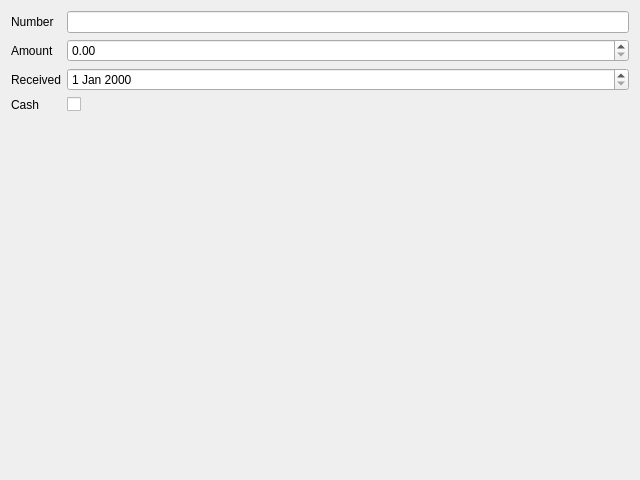
<?xml version="1.0" encoding="UTF-8"?>
<ui version="4.0">
 <class>ReceiptDialog</class>
 <widget class="QDialog" name="ReceiptDialog">
  <property name="geometry">
   <rect>
    <x>0</x>
    <y>0</y>
    <width>640</width>
    <height>480</height>
   </rect>
  </property>
  <property name="windowTitle">
   <string>Receipt</string>
  </property>
  <layout class="QFormLayout" name="formLayout">
   <item row="0" column="0">
    <widget class="QLabel" name="label_numberEdit">
     <property name="text">
      <string>Number</string>
     </property>
     <property name="buddy">
      <cstring>numberEdit</cstring>
     </property>
    </widget>
   </item>
   <item row="0" column="1">
    <widget class="QLineEdit" name="numberEdit"/>
   </item>
   <item row="1" column="0">
    <widget class="QLabel" name="label_amountEdit">
     <property name="text">
      <string>Amount</string>
     </property>
     <property name="buddy">
      <cstring>amountEdit</cstring>
     </property>
    </widget>
   </item>
   <item row="1" column="1">
    <widget class="QDoubleSpinBox" name="amountEdit"/>
   </item>
   <item row="2" column="0">
    <widget class="QLabel" name="label_receivedEdit">
     <property name="text">
      <string>Received</string>
     </property>
     <property name="buddy">
      <cstring>receivedEdit</cstring>
     </property>
    </widget>
   </item>
   <item row="2" column="1">
    <widget class="QDateEdit" name="receivedEdit"/>
   </item>
   <item row="3" column="0">
    <widget class="QLabel" name="label_cashCheck">
     <property name="text">
      <string>Cash</string>
     </property>
     <property name="buddy">
      <cstring>cashCheck</cstring>
     </property>
    </widget>
   </item>
   <item row="3" column="1">
    <widget class="QCheckBox" name="cashCheck"/>
   </item>
  </layout>
 </widget>
 <tabstops>
  <tabstop>numberEdit</tabstop>
  <tabstop>amountEdit</tabstop>
  <tabstop>receivedEdit</tabstop>
  <tabstop>cashCheck</tabstop>
 </tabstops>
 <resources/>
 <connections/>
</ui>
